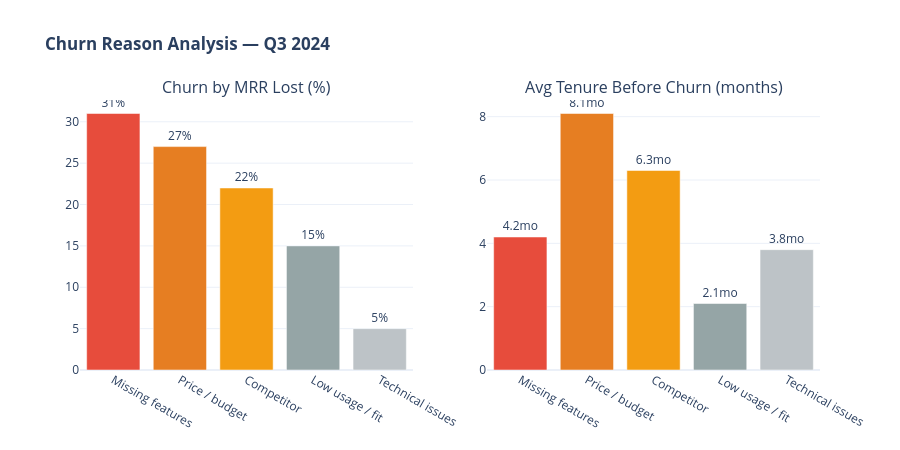

The code cell stored with this chart in its notebook:
### Markdown cell above
## 1. Churn Reason Analysis

Exit survey data is gold. It tells us directly why customers are leaving.
The challenge: exit survey responses are self-reported and can be misleading.
"Price" often means "I didn't see enough value to justify the price" — a product problem, not a pricing problem.

### Code cell
# Simulated churn reason data with tenure and MRR
churn_reasons = pd.DataFrame([
    {'reason': 'Missing features',  'pct_mrr_lost': 31, 'avg_tenure_months': 4.2, 'avg_mrr': 185},
    {'reason': 'Price / budget',    'pct_mrr_lost': 27, 'avg_tenure_months': 8.1, 'avg_mrr': 142},
    {'reason': 'Competitor',        'pct_mrr_lost': 22, 'avg_tenure_months': 6.3, 'avg_mrr': 210},
    {'reason': 'Low usage / fit',   'pct_mrr_lost': 15, 'avg_tenure_months': 2.1, 'avg_mrr': 68},
    {'reason': 'Technical issues',  'pct_mrr_lost': 5,  'avg_tenure_months': 3.8, 'avg_mrr': 155},
])

fig = make_subplots(
    rows=1, cols=2,
    subplot_titles=('Churn by MRR Lost (%)', 'Avg Tenure Before Churn (months)')
)

colors = ['#E74C3C', '#E67E22', '#F39C12', '#95A5A6', '#BDC3C7']

fig.add_trace(
    go.Bar(x=churn_reasons['reason'], y=churn_reasons['pct_mrr_lost'],
           marker_color=colors, text=churn_reasons['pct_mrr_lost'].apply(lambda x: f'{x}%'),
           textposition='outside'),
    row=1, col=1
)

fig.add_trace(
    go.Bar(x=churn_reasons['reason'], y=churn_reasons['avg_tenure_months'],
           marker_color=colors,
           text=churn_reasons['avg_tenure_months'].apply(lambda x: f'{x}mo'),
           textposition='outside'),
    row=1, col=2
)

fig.update_layout(
    height=450,
    title='<b>Churn Reason Analysis — Q3 2024</b>',
    template='plotly_white',
    showlegend=False
)
fig.show()

print("\n🔍 Key Insight:")
print("'Missing features' is the largest churn driver (31% of MRR lost)")
print("These customers churned after only 4.2 months — early in the relationship.")
print("This is a product-market fit signal, not a pricing problem.")
print("\nTop missing features (from exit survey free text):")
print("  1. Advanced project templates (cited in 38% of 'missing features' churns)")
print("  2. Better mobile experience (cited in 31%)")
print("  3. Jira two-way sync (cited in 28%)")

### Figure 1 — Plotly figure (JSON) as saved in the notebook; plotly's stock layout.template omitted (floating-point values rounded to 4 significant figures)
{"data": [{"marker": {"color": ["#E74C3C", "#E67E22", "#F39C12", "#95A5A6", "#BDC3C7"]}, "text": ["31%", "27%", "22%", "15%", "5%"], "textposition": "outside", "type": "bar", "x": ["Missing features", "Price / budget", "Competitor", "Low usage / fit", "Technical issues"], "xaxis": "x", "y": [31, 27, 22, 15, 5], "yaxis": "y"}, {"marker": {"color": ["#E74C3C", "#E67E22", "#F39C12", "#95A5A6", "#BDC3C7"]}, "text": ["4.2mo", "8.1mo", "6.3mo", "2.1mo", "3.8mo"], "textposition": "outside", "type": "bar", "x": ["Missing features", "Price / budget", "Competitor", "Low usage / fit", "Technical issues"], "xaxis": "x2", "y": [4.2, 8.1, 6.3, 2.1, 3.8], "yaxis": "y2"}], "layout": {"annotations": [{"font": {"size": 16}, "showarrow": false, "text": "Churn by MRR Lost (%)", "x": 0.225, "xanchor": "center", "xref": "paper", "y": 1, "yanchor": "bottom", "yref": "paper"}, {"font": {"size": 16}, "showarrow": false, "text": "Avg Tenure Before Churn (months)", "x": 0.775, "xanchor": "center", "xref": "paper", "y": 1, "yanchor": "bottom", "yref": "paper"}], "height": 450, "showlegend": false, "title": {"text": "<b>Churn Reason Analysis — Q3 2024</b>"}, "xaxis": {"anchor": "y", "domain": [0, 0.45]}, "xaxis2": {"anchor": "y2", "domain": [0.55, 1]}, "yaxis": {"anchor": "x", "domain": [0, 1]}, "yaxis2": {"anchor": "x2", "domain": [0, 1]}}}
